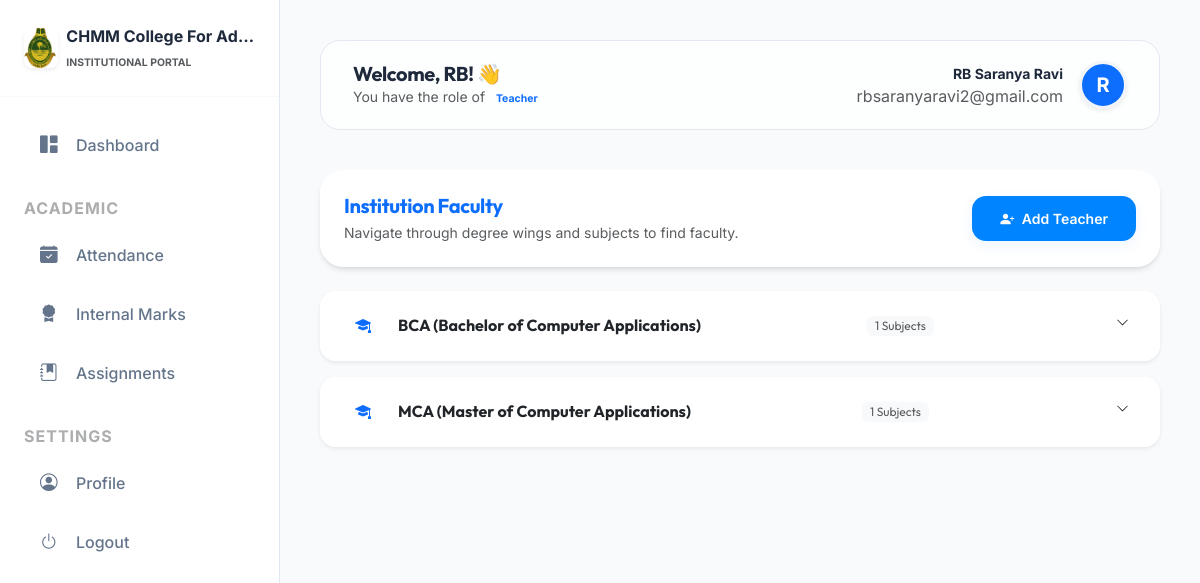
/management/teachers/ (signed in), run on the app's committed database.
### colleges/models.py (models this page shows, shortened)
class College(models.Model):
    STATUS_CHOICES = (
        ('PENDING', 'Pending Approval'),
        ('APPROVED', 'Approved'),
        ('REJECTED', 'Rejected'),
    )
    name = models.CharField(max_length=255)
    slug = models.SlugField(unique=True, blank=True)
    logo = models.ImageField(upload_to='college_logos/', null=True, blank=True)
    theme_color = models.CharField(max_length=7, default='#3b82f6')
    address = models.TextField()
    contact_email = models.EmailField()
    phone_number = models.CharField(max_length=15, blank=True)
    district = models.CharField(max_length=100, blank=True)
    university_affiliation = models.CharField(max_length=500, blank=True, help_text="Comma-separated list of affiliated universities.")
    description = models.TextField(blank=True, help_text="Briefly describe your institution.")
    established_year = models.PositiveIntegerField(null=True, blank=True)
    registration_number = models.CharField(max_length=100, unique=True, null=True)
    website = models.URLField(null=True, blank=True)
    verification_document = models.FileField(upload_to='verification_docs/', null=True, blank=True)
    status = models.CharField(max_length=20, choices=STATUS_CHOICES, default='PENDING')
    rejection_reason = models.TextField(blank=True, null=True, help_text="Reason for rejection, shown to the institution.")
    slug_updated = models.BooleanField(default=False)
    created_at = models.DateTimeField(auto_now_add=True)

### accounts/models.py (models this page shows, shortened)
class CustomUser(AbstractUser):
    ROLES = (
        ('SUPER_ADMIN', 'Super Admin'),
        ('COLLEGE_ADMIN', 'College Admin'),
        ('HOD', 'Head of Department'),
        ('TEACHER', 'Teacher'),
        ('STUDENT', 'Student'),
    )
    username = None
    email = models.EmailField(unique=True)
    role = models.CharField(max_length=20, choices=ROLES, default='STUDENT')
    college = models.ForeignKey(College, on_delete=models.CASCADE, null=True, blank=True, related_name='users')
    objects = CustomUserManager()
    USERNAME_FIELD = 'email'
    REQUIRED_FIELDS = []

### management/models.py (models this page shows, shortened)
class TenantModel(models.Model):
    college = models.ForeignKey(College, on_delete=models.CASCADE)
    created_at = models.DateTimeField(auto_now_add=True)
    updated_at = models.DateTimeField(auto_now=True)
    class Meta:
        abstract = True

class Department(TenantModel):
    CATEGORY_CHOICES = (('UG', 'Undergraduate'), ('PG', 'Postgraduate'))
    name = models.CharField(max_length=100)
    category = models.CharField(max_length=2, choices=CATEGORY_CHOICES, default='UG')
    description = models.TextField(blank=True)

### management/views.py (the view)
# urls.py: path('teachers/', views.teacher_list, name='teacher_list'),
@login_required
def teacher_list(request):
    departments = Department.objects.filter(college=request.college).prefetch_related('specializations')
    if request.user.role == 'HOD':
        departments = departments.filter(id=request.user.hod_profile.department.id)
    hierarchy = []
    for dept in departments:
        specs_list = []
        for spec in dept.specializations.all():
            teachers = TeacherProfile.objects.filter(specialization=spec)
            if teachers.exists():
                specs_list.append({'spec': spec, 'teachers': teachers})
        unassigned_teachers = TeacherProfile.objects.filter(department=dept, specialization__isnull=True)
        if unassigned_teachers.exists():
            specs_list.append({'spec': None, 'teachers': unassigned_teachers})
        if specs_list:
            hierarchy.append({'dept': dept, 'specs': specs_list})
    return render(request, 'management/teacher_list.html', {
        'hierarchy': hierarchy,
        'total_count': TeacherProfile.objects.filter(department__in=departments).count()
    })

### management/templates/management/teacher_list.html (shortened to what this page needs)
{% extends 'base.html' %}
{% block content %}
<div class="card card-premium border-0 mb-4">
    <div class="card-header bg-white border-0 p-4 d-flex justify-content-between align-items-center">
        <div>
            <h5 class="fw-bold mb-1 text-primary">Institution Faculty</h5>
            <p class="small text-muted mb-0">Navigate through degree wings and subjects to find faculty.</p>
        </div>
        <div class="d-flex gap-2">
            <a href="{% url 'add_teacher' %}" class="btn btn-premium btn-sm">
                <i class="bi bi-person-plus-fill me-1"></i> Add Teacher
            </a>
        </div>
    </div>
</div>
<div class="accordion accordion-flush premium-accordion" id="degreeAccordion">
    {% for group in hierarchy %}
    <div class="accordion-item border-0 mb-3 shadow-sm rounded-4 overflow-hidden">
        <h2 class="accordion-header">
            <button class="accordion-button collapsed fw-bold d-flex align-items-center py-3 px-4" type="button"
                    data-bs-toggle="collapse" data-bs-target="#degree-{{ group.dept.id }}">
                <div class="bg-primary-soft text-primary rounded-circle p-2 me-3" style="width: 38px; height: 38px; display: flex; align-items: center; justify-content: center;">
                    <i class="bi bi-mortarboard-fill"></i>
                </div>
                <span>{{ group.dept.name }}</span>
                <span class="badge bg-light text-muted ms-auto me-3 small fw-normal">{{ group.specs|length }} Subjects</span>
            </button>
        </h2>
    </div>
    {% endfor %}
</div>
{% endblock %}

### templates/base.html (shortened to what this page needs)
{% load static %}
<!DOCTYPE html>
<html lang="en">
<head>
    <link href="https://cdn.jsdelivr.net/npm/bootstrap@5.3.0/dist/css/bootstrap.min.css" rel="stylesheet">
    <link rel="stylesheet" href="https://cdn.jsdelivr.net/npm/bootstrap-icons@1.11.1/font/bootstrap-icons.css">
</head>
<body>
    {% if user.is_authenticated %}
    <aside class="sidebar" id="sidebar">
        <div class="p-4 mb-3 d-flex align-items-center border-bottom border-light">
            {% if request.college.logo %}
            <img src="{{ request.college.logo.url }}" alt="Logo" height="40" class="me-2 rounded-3 shadow-sm">
            {% else %}
            <div class="bg-primary rounded-3 p-2 me-2 shadow-sm"><i class="bi bi-mortarboard-fill text-white fs-5"></i></div>
            {% endif %}
            <div class="overflow-hidden">
                <span class="fs-6 fw-bold text-main d-block text-truncate">{{ request.college.name|default:"Management Panel" }}</span>
                <span class="x-small text-muted text-uppercase fw-bold letter-spacing-1" style="font-size: 0.65rem;">Institutional Portal</span>
            </div>
        </div>
        <nav class="mt-2" style="max-height: calc(100vh - 100px); overflow-y: auto; overflow-x: hidden;">
            {% if user.role == 'SUPER_ADMIN' %}
            <a href="{% url 'college_approval_queue' %}"
                class="nav-link-custom {% if request.resolver_match.url_name == 'college_approval_queue' %}active{% endif %}">
                <i class="bi bi-speedometer2"></i> Management Console
            </a>
            {% else %}
            <a href="{% url 'dashboard' %}"
                class="nav-link-custom {% if request.resolver_match.url_name == 'dashboard' %}active{% endif %}">
                <i class="bi bi-grid-1x2-fill"></i> Dashboard
            </a>
            {% endif %}
            {% if user.role == 'TEACHER' %}
            <div class="px-4 mt-4 mb-2 text-uppercase x-small fw-bold text-muted opacity-50" style="letter-spacing: 1px;">Academic</div>
            <a href="{% url 'mark_attendance' %}" class="nav-link-custom">
                <i class="bi bi-calendar-check-fill"></i> Attendance
            </a>
            <a href="{% url 'internal_marks_list' %}" class="nav-link-custom">
                <i class="bi bi-award-fill"></i> Internal Marks
            </a>
            <a href="{% url 'assignment_list' %}" class="nav-link-custom">
                <i class="bi bi-journal-bookmark-fill"></i> Assignments
            </a>
            {% endif %}
            <div class="px-4 mt-4 mb-2 text-uppercase x-small fw-bold text-muted opacity-50" style="letter-spacing: 1px;">Settings</div>
            <a href="{% url 'edit_profile' %}" class="nav-link-custom {% if 'profile' in request.path %}active{% endif %}">
                <i class="bi bi-person-circle"></i> Profile
            </a>
            <form action="{% url 'logout' %}" method="post" class="m-0">
                <button type="submit" class="nav-link-custom border-0 bg-transparent w-100 text-start">
                    <i class="bi bi-power"></i> Logout
                </button>
            </form>
        </nav>
    </aside>
    {% endif %}
    <main class="{% if user.is_authenticated %}main-content{% endif %}">
        {% if user.is_authenticated %}
        <header class="header-glass animate-up">
            <div class="d-flex align-items-center">
                <div>
                    <h5 class="fw-bold mb-0">Welcome, {{ user.first_name }}! 👋</h5>
                    <p class="text-muted small mb-0 d-none d-md-block">You have the role of <span class="badge bg-primary-soft text-primary rounded-pill">{{ user.get_role_display }}</span></p>
                </div>
            </div>
            <div class="d-flex align-items-center gap-3">
                <div class="d-flex align-items-center gap-3">
                    <div class="text-end d-none d-md-block">
                        <span class="fw-bold d-block small">{{ user.get_full_name }}</span>
                        <span class="text-muted x-small">{{ user.email }}</span>
                    </div>
                    <div class="bg-primary rounded-circle shadow-sm d-flex align-items-center justify-content-center"
                        style="width: 48px; height: 48px; border: 3px solid var(--surface-2);">
                        <span class="fw-bold text-white fs-5">{{ user.first_name|first|upper }}</span>
                    </div>
                </div>
            </div>
        </header>
        {% endif %}
        <div class="container-fluid p-0 animate-up">
            {% block content %}{% endblock %}
        </div>
    </main>
</body>
</html>

### management/templates/management/teacher_list.html (style rules this page uses)
.premium-accordion .accordion-button:after { background-size: 0.8rem; }

### data on the page
College: college.logo (picture), college.name "CHMM College For Ad…"
CustomUser: first_name "RB", role "Teacher", get_full_name "RB Saranya Ravi", email "rbsaranyaravi2@gmail.com", first_name|first "R"
Department: dept.name "BCA (Bachelor of Computer Applications)", specs|length "1"
Department: dept.name "MCA (Master of Computer Applications)", specs|length "1"
